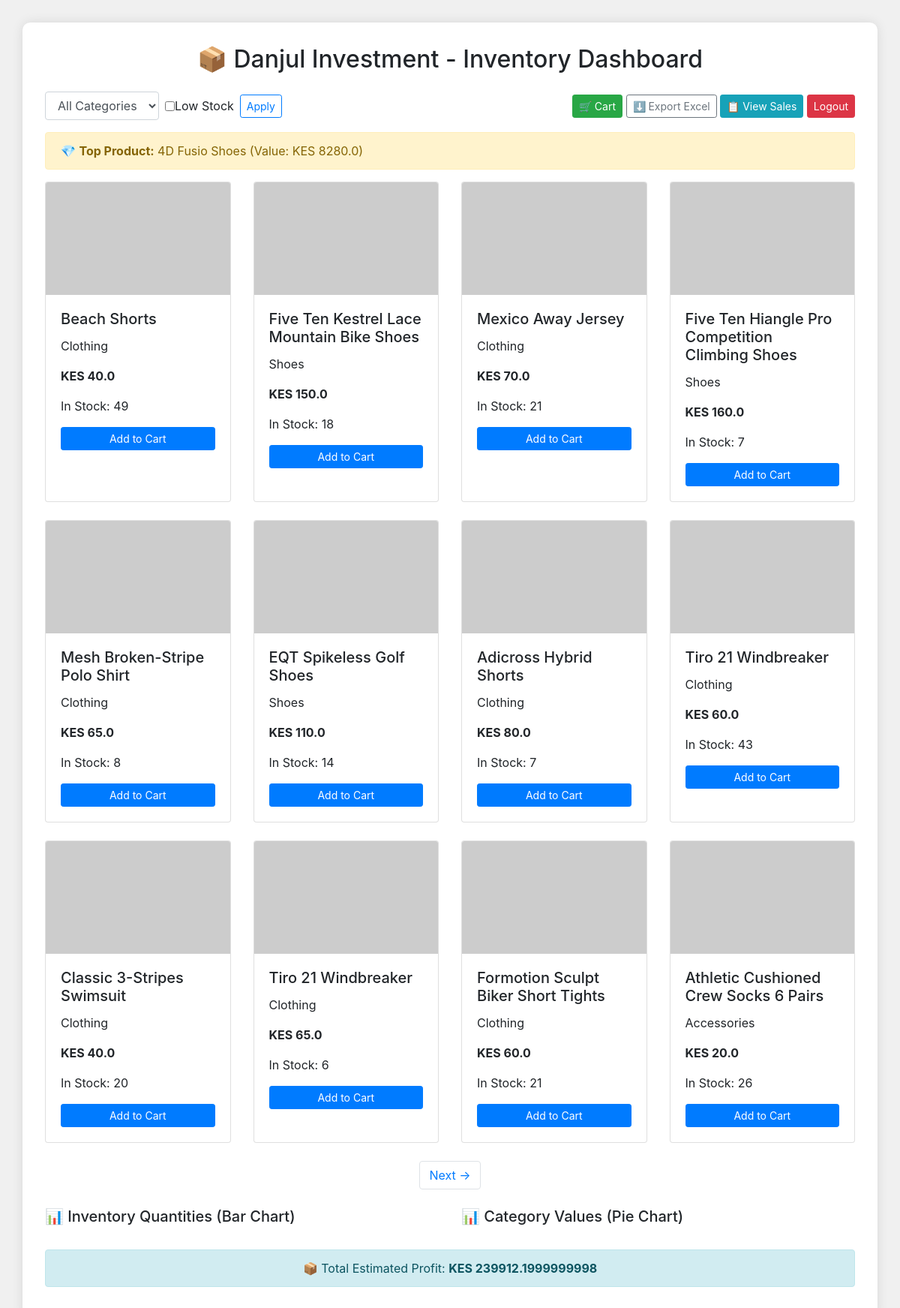
Page /inventory (signed in) on the committed database.
### models/product.py (models this page shows, shortened)
class Product(db.Model):
    id = db.Column(db.Integer, primary_key=True)
    product_code = db.Column(db.String(100), unique=True)
    product_name = db.Column(db.String(255))
    category = db.Column(db.String(100))
    price = db.Column(db.Float)
    cost_price = db.Column(db.Float)
    quantity = db.Column(db.Integer)
    description = db.Column(db.Text)
    image_url = db.Column(db.String(255))
    average_rating = db.Column(db.Float)
    reviews_count = db.Column(db.Integer)

### app.py (the view)
@app.route('/inventory')
@login_required
def inventory():
    category_filter = request.args.get('category')
    low_stock = request.args.get('low_stock') == 'on'
    page = request.args.get('page', 1, type=int)
    per_page = 12
    query = Product.query
    if category_filter:
        query = query.filter_by(category=category_filter)
    if low_stock:
        query = query.filter(Product.quantity < 5)
    pagination = query.paginate(page=page, per_page=per_page, error_out=False)
    products = pagination.items
    categories = [c[0] for c in db.session.query(Product.category).distinct().all()]
    labels = [p.product_name for p in products]
    quantities = [p.quantity for p in products]
    category_totals = {}
    for p in Product.query:
        total = p.quantity * p.price
        category_totals[p.category] = category_totals.get(p.category, 0) + total
    pie_labels = list(category_totals.keys())
    pie_values = list(category_totals.values())
    all_products = Product.query.all()
    most_valuable = max(all_products, key=lambda p: p.quantity * p.price, default=None)
    total_profit = sum([(p.price - p.cost_price) * p.quantity for p in all_products])
    return render_template('inventory.html',
                           products=products,
                           labels=labels,
                           quantities=quantities,
                           pie_labels=pie_labels,
                           pie_values=pie_values,
                           categories=categories,
                           selected_category=category_filter,
                           low_stock_checked=low_stock,
                           most_valuable=most_valuable,
                           total_profit=total_profit,
                           page=page,
                           total_pages=pagination.pages,
                           user_role=session.get('role'))

### app.py (called while the page is built)
@app.before_request
def create_tables():
    db.create_all()

def login_required(f):
    @wraps(f)
    def decorated_function(*args, **kwargs):
        if 'user' not in session:
            flash("Login required", "warning")
            return redirect(url_for('login'))
        return f(*args, **kwargs)
    return decorated_function

### templates/inventory.html (shortened to what this page needs)
<!DOCTYPE html>
<html lang="en">
<head>
    <link rel="stylesheet" href="https://stackpath.bootstrapcdn.com/bootstrap/4.5.2/css/bootstrap.min.css">
</head>
<body>
<div class="container">
    <h2 class="mb-4 text-center">📦 Danjul Investment - Inventory Dashboard</h2>
    <div class="mb-3 d-flex justify-content-between align-items-center">
        <div>
            <form method="get" class="form-inline">
                <select name="category" class="form-control mr-2">
                    <option value="">All Categories</option>
                </select>
                <label class="form-check-label mr-2">
                    <input type="checkbox" name="low_stock" {% if low_stock_checked %}checked{% endif %}> Low Stock
                </label>
                <button type="submit" class="btn btn-sm btn-outline-primary">Apply</button>
            </form>
        </div>
        <div>
            <a href="{{ url_for('cart') }}" class="btn btn-success btn-sm">🛒 Cart</a>
            <a href="{{ url_for('download_inventory') }}" class="btn btn-outline-secondary btn-sm">⬇️ Export Excel</a>
            {% if user_role in ['admin', 'manager'] %}
                <a href="{{ url_for('sales') }}" class="btn btn-info btn-sm">📋 View Sales</a>
            {% endif %}
            <a href="{{ url_for('logout') }}" class="btn btn-danger btn-sm">Logout</a>
        </div>
    </div>
    {% if most_valuable %}
    <div class="alert alert-warning">
        💎 <strong>Top Product:</strong> {{ most_valuable.product_name }} (Value: KES {{ most_valuable.quantity * most_valuable.price }})
    </div>
    {% endif %}
    <div class="row">
        {% for product in products %}
        <div class="col-md-3 mb-4">
            <div class="card h-100">
                <img src="{{ product.image_url or 'https://via.placeholder.com/150' }}" class="card-img-top" alt="{{ product.product_name }}">
                <div class="card-body">
                    <h5 class="card-title">{{ product.product_name }}</h5>
                    <p class="card-text">{{ product.category }}</p>
                    <p class="card-text"><strong>KES {{ product.price }}</strong></p>
                    <p class="card-text">In Stock: {{ product.quantity }}</p>
                    <a href="{{ url_for('add_to_cart', product_id=product.id) }}" class="btn btn-sm btn-primary btn-block">Add to Cart</a>
                </div>
            </div>
        </div>
        {% endfor %}
    </div>
    <nav>
        <ul class="pagination">
            {% if page < total_pages %}
                <li class="page-item">
                    <a class="page-link" href="{{ url_for('inventory', page=page+1, category=selected_category, low_stock='on' if low_stock_checked else '') }}">Next →</a>
                </li>
            {% endif %}
        </ul>
    </nav>
    <div class="row mt-4">
        <div class="col-md-6">
            <h5>📊 Inventory Quantities (Bar Chart)</h5>
        </div>
        <div class="col-md-6">
            <h5>📊 Category Values (Pie Chart)</h5>
        </div>
    </div>
    <div class="mt-4 alert alert-info text-center">
        📦 Total Estimated Profit: <strong>KES {{ total_profit }}</strong>
    </div>
</div>
</body>
</html>

### templates/inventory.html (style rules this page uses)
body { background-color: #f0f0f0; }
.container { background-color: #fff; padding: 30px; margin-top: 30px; border-radius: 10px; box-shadow: 0 0 15px rgba(0,0,0,0.1); }
.card-img-top { height: 150px; object-fit: cover; }
.pagination { justify-content: center; }

### rows in the picture
Product: product_name "4D Fusio Shoes", most_valuable.quantity*most_valuable.price "8280.0"
Product: product_name "Beach Shorts", category "Clothing", price "40.0", quantity "49"
Product: product_name "Five Ten Kestrel Lace Mountain Bike Shoes", category "Shoes", price "150.0", quantity "18"
Product: product_name "Mexico Away Jersey", category "Clothing", price "70.0", quantity "21"
Product: product_name "Five Ten Hiangle Pro Competition Climbing Shoes", category "Shoes", price "160.0", quantity "7"
Product: product_name "Mesh Broken-Stripe Polo Shirt", category "Clothing", price "65.0", quantity "8"
Product: product_name "EQT Spikeless Golf Shoes", category "Shoes", price "110.0", quantity "14"
Product: product_name "Adicross Hybrid Shorts", category "Clothing", price "80.0", quantity "7"
Product: product_name "Tiro 21 Windbreaker", category "Clothing", price "60.0", quantity "43"
Product: product_name "Classic 3-Stripes Swimsuit", category "Clothing", price "40.0", quantity "20"
Product: product_name "Tiro 21 Windbreaker", category "Clothing", price "65.0", quantity "6"
Product: product_name "Formotion Sculpt Biker Short Tights", category "Clothing", price "60.0", quantity "21"
Product: product_name "Athletic Cushioned Crew Socks 6 Pairs", category "Accessories", price "20.0", quantity "26"

### other values in the picture
{{ total_profit }} "239912.1999999998"
